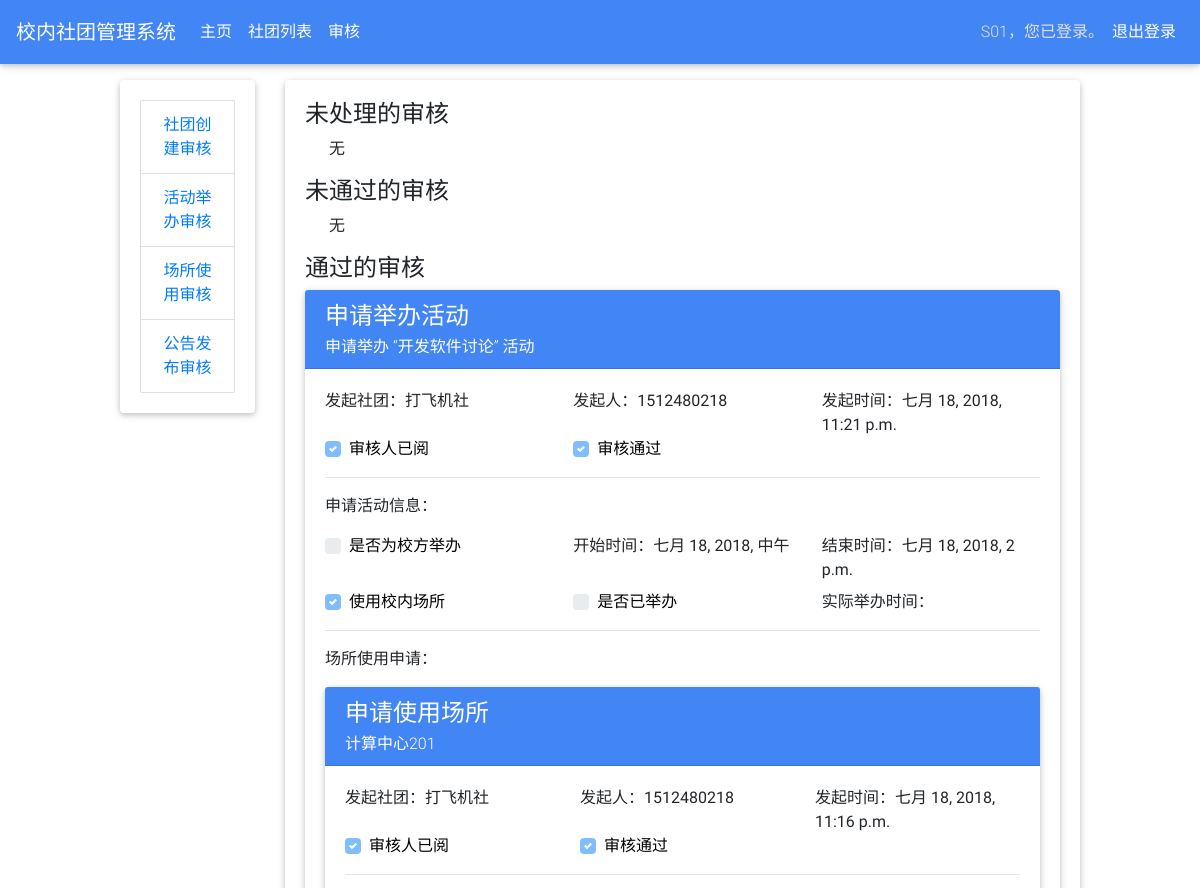
The page /staff/app/list/1/ (signed in, upper part) on the database as committed earlier.
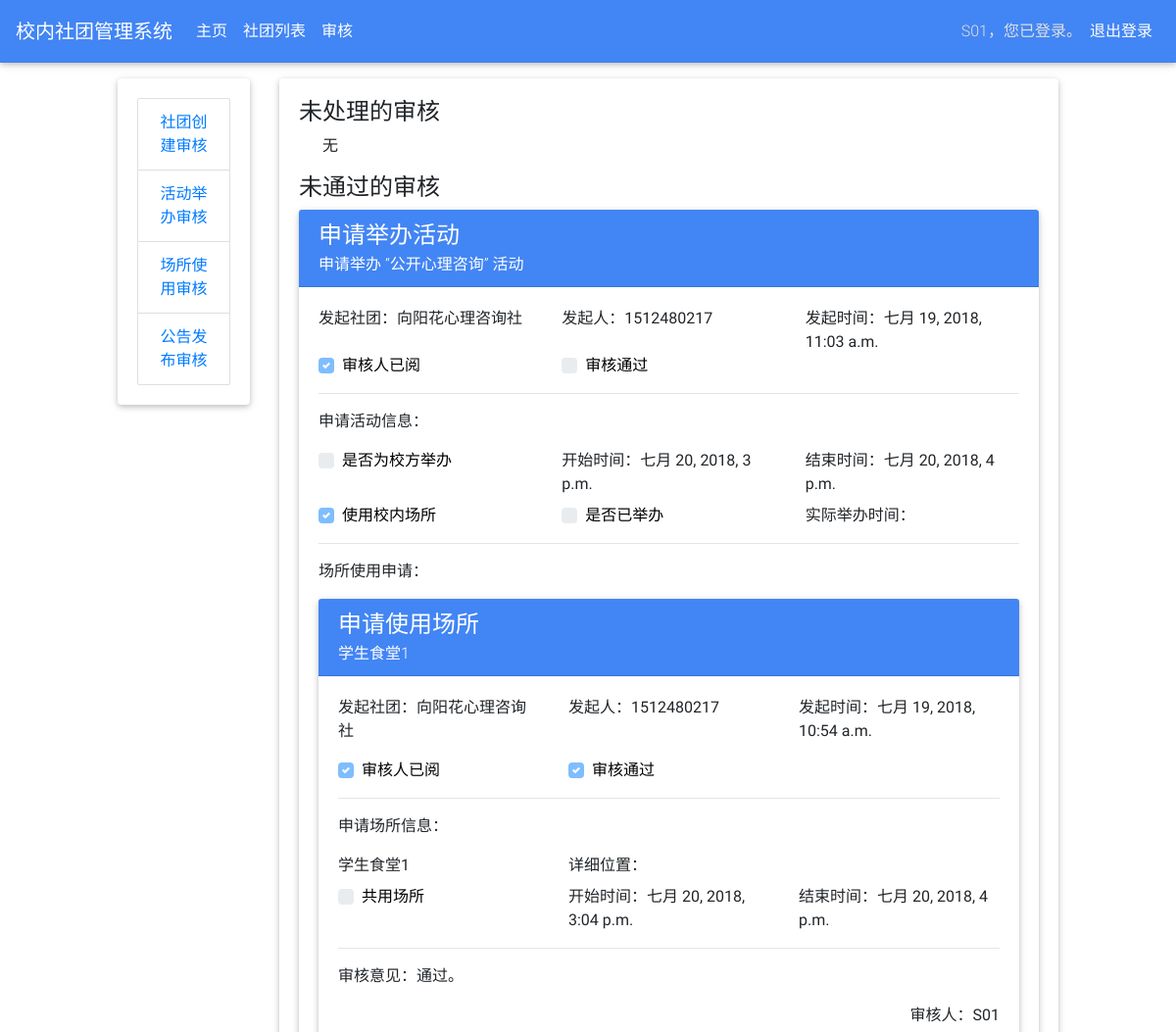
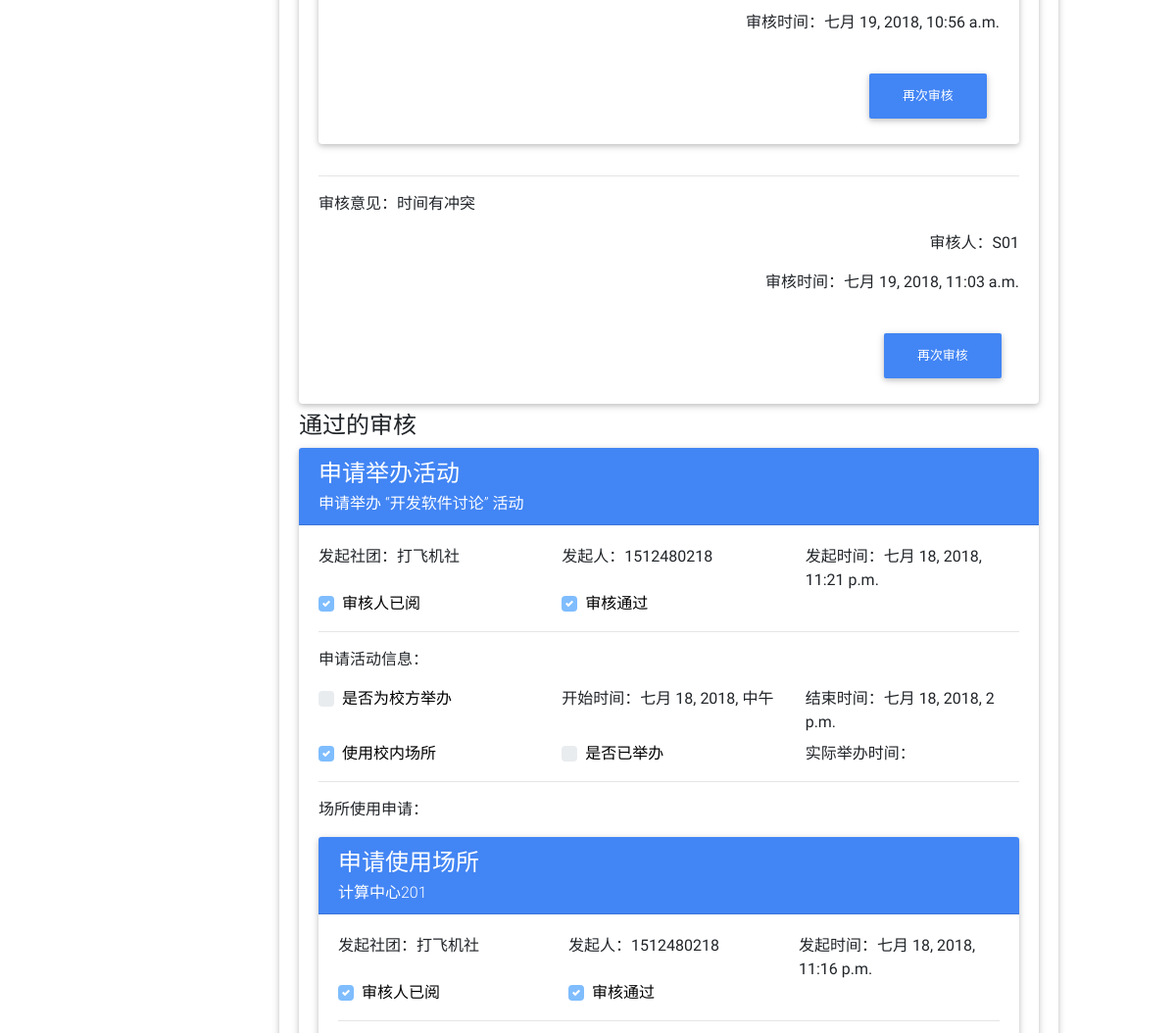
The same page on the database as committed later (2 pictures, top to bottom).
### AssocMgnt/models.py (models this page shows, shortened)
class ApplicationRecord(models.Model):
    APPLICATION_RESULTS = (
        (0, '待审核'),
        (1, '审核通过'),
        (2, '审核未通过'),
    )
    APPLICATION_NOTICED = (
        (False, '未阅'),
        (True, '已阅'),
    )
    class_name = 'ApplicationRecord'
    title = models.TextField(max_length=32, verbose_name='申请标题')
    content = models.TextField(verbose_name='申请内容')
    starterUser = models.ForeignKey(User, on_delete=DO_NOTHING, null=True, blank=True,
                                    related_name='%(app_label)s_%(class)s_starter_user',
                                    verbose_name='申请人')
    starterAssociation = models.ForeignKey(Association, on_delete=CASCADE, null=True, blank=True, default=None,
                                           verbose_name='申请社团')
    createTime = models.DateTimeField(auto_now_add=True, verbose_name='创建时间')
    result = models.IntegerField(choices=APPLICATION_RESULTS, default=0, verbose_name='审核结果')
    suggestion = models.TextField(verbose_name='审核意见', null=True, blank=True, default=None)
    reviewer = models.ForeignKey(User, on_delete=DO_NOTHING, related_name='%(app_label)s_%(class)s_reviewer',
                                 verbose_name='审核人', null=True, blank=True, default=None)
    reviewTime = models.DateTimeField(verbose_name='审核时间',
                                      auto_now=True, null=True, blank=True)
    noticed = models.BooleanField(default=False, null=False, verbose_name='学生已阅')
    class Meta:
        verbose_name = verbose_name_plural = '申请'
        abstract = True
    @property
    def app_type(self):
        types = [RegistrationApplication, EventApplication, LocationApplication, BulletinApplication]
        for i, t in enumerate(types):
            if isinstance(self, t):
                return i
        return -1

class EventApplication(ApplicationRecord):
    class_name = 'EventApplication'
    OFFICIAL_HOLDING = (
        (False, '非官方'),
        (True, '官方'),
    )
    HOLDING_STATUS = (
        (False, '未举办'),
        (True, '已举办'),
    )
    USING_LOCATION = (
        (False, '使用其他地点'),
        (True, '使用校内地点'),
    )
    name = models.TextField(default='', verbose_name='活动名称')
    official = models.BooleanField(choices=OFFICIAL_HOLDING, default=False, verbose_name='是否为校方举办')
    fromTime = models.DateTimeField(verbose_name='开始时间')
    toTime = models.DateTimeField(verbose_name='结束时间')
    confirmHeld = models.BooleanField(choices=HOLDING_STATUS, verbose_name='是否已举办', default=False)
    holdingTime = models.DateTimeField(verbose_name='实际举办时间', null=True, blank=True, default=None)
    useLocation = models.BooleanField(choices=USING_LOCATION, default=False, verbose_name='使用校内地点')
    locationApplication = models.ForeignKey('LocationApplication', on_delete=DO_NOTHING, null=True, blank=True,
                                            default=None,
                                            db_column='loc_app', related_name='loc_app', verbose_name='场所使用申请')
    class Meta:
        verbose_name = verbose_name_plural = '活动申请'
        db_table = 'event_app'

class Association(models.Model):
    name = models.TextField(max_length=128, null=False, verbose_name='社团名称')
    founder = models.ForeignKey(User, on_delete=CASCADE, db_column='founder', related_name='founder',
                                verbose_name='创立者')
    introduction = models.TextField(verbose_name='简介', blank=True)
    parent = models.ForeignKey('self', on_delete=DO_NOTHING, db_column='parent_assoc', related_name='parent_assoc',
                               verbose_name='父级社团', blank=True, null=True, default=None)
    created = models.BooleanField(verbose_name='是否已创建', default=False)
    createTime = models.DateTimeField(auto_now_add=True, verbose_name='创建时间', blank=True)
    credit = models.IntegerField(default=100, null=False, verbose_name='信用点数', blank=True)
    deletionMark = models.BooleanField(default=False, verbose_name='解散标记', blank=True)
    deletionReason = models.TextField(null=True, verbose_name='解散原因', blank=True)
    deletionTime = models.DateTimeField(null=True, verbose_name='解散倒计时', blank=True)
    class Meta:
        verbose_name = verbose_name_plural = '社团'
        db_table = 'association'

class User(AbstractUser):
    ROLE_FOUNDER = 0
    ROLE_STAFF = 1
    ROLE_ADMIN = 2
    ROLES = (
        (ROLE_FOUNDER, '社团创立者'),
        (ROLE_STAFF, '教务员工'),
        (ROLE_ADMIN, '系统管理员')
    )
    ROLES_TEXT = {
        0: 'founder',
        1: 'staff',
        2: 'admin',
    }
    uid = models.CharField(max_length=16, null=False, verbose_name='学号/员工号')
    realName = models.CharField(max_length=32, null=True, blank=True, verbose_name='真实姓名')
    role = models.IntegerField(choices=ROLES, default=0, verbose_name='角色')
    tel = models.CharField(max_length=48, null=True, blank=True, verbose_name='联系电话')
    createTime = models.DateTimeField(auto_now_add=True, verbose_name='注册时间')
    class Meta:
        verbose_name_plural = verbose_name = '用户'
        db_table = 'user'

class LocationApplication(ApplicationRecord):
    class_name = 'LocationApplication'
    LOCATION_SHARING = (
        (False, '独占'),
        (True, '共用'),
    )
    fromTime = models.DateTimeField(verbose_name='开始时间')
    toTime = models.DateTimeField(verbose_name='结束时间')
    location = models.ForeignKey(Location, on_delete=DO_NOTHING, db_column='location', related_name='location',
                                 verbose_name='地点')
    shareLocation = models.BooleanField(choices=LOCATION_SHARING, default=False, null=False, verbose_name='共用地点')
    class Meta:
        verbose_name = verbose_name_plural = '场所申请'
        db_table = 'location_app'

class Location(models.Model):
    name = models.TextField(verbose_name='地点名')
    where = models.TextField(max_length=128, verbose_name='具体位置', null=True, blank=True)
    class Meta:
        verbose_name_plural = verbose_name = '地点'
        db_table = 'location'
        ordering = ['-name']

### AssocMgnt/views/staff_views.py (the view)
@require_role(User.ROLE_STAFF)
def app_list(req: WSGIRequest, app_type: int = 0):
    app_type = [RegistrationApplication, EventApplication, LocationApplication, BulletinApplication][app_type]
    app1_list = app_type.objects.filter(result=0).all()
    app2_list = app_type.objects.filter(result=2).all()
    app3_list = app_type.objects.filter(result=1).all()
    return render(req, 'staff/app_list.html',
                  {'app1_list': app1_list,
                   'app2_list': app2_list,
                   'app3_list': app3_list})

### AssocMgnt/views/__init__.py (called while the page is built)
@wraps(django_render)
def render(request, template_name, context):
    ctx = default_context(request)
    ctx.update(context)
    return django_render(request, template_name, context=ctx)

def default_context(request: WSGIRequest):
    return {'user': request.user,
            'params': request.content_params}

def require_role(role: int):
    def wrapper_outer(func):
        @wraps(func)
        def wrapper(request, *args, **kwargs):
            user = request.user
            if user.is_anonymous:
                return HttpResponseRedirect('/')
            if not user.is_active:
                return HttpResponseRedirect('/')
            if user.role != role:
                return HttpResponseRedirect('/')
            return func(request, *args, **kwargs)
        return wrapper
    return wrapper_outer

### templates/staff/app_list.html
{% extends "level1_staff.html" %}
{% block side %}
  <div class="list-group">
    <a href="/staff/app/list/0/" class="list-group-item waves-effect">社团创建审核</a>
    <a href="/staff/app/list/1/" class="list-group-item waves-effect">活动举办审核</a>
    <a href="/staff/app/list/2/" class="list-group-item waves-effect">场所使用审核</a>
    <a href="/staff/app/list/3/" class="list-group-item waves-effect">公告发布审核</a>
  </div>
{% endblock %}
{% block main %}
  <div class="row">
    <div class="col-12"><h4 class="text-left mb-2">未处理的审核</h4></div>
    {% for app1 in app1_list %}
      <div class="col-12">
        {% include "models/app_include.html" with app=app1 %}
      </div>
    {% empty %}
      <div class="col-12">
        <p class="text-left ml-4">无</p>
      </div>
    {% endfor %}
    <div class="col-12"><h4 class="text-left mb-2">未通过的审核</h4></div>
    {% for app2 in app2_list %}
      <div class="col-12">
        {% include "models/app_include.html" with app=app2 %}
      </div>
    {% empty %}
      <div class="col-12">
        <p class="text-left ml-4">无</p>
      </div>
    {% endfor %}
    <div class="col-12"><h4 class="text-left mb-2">通过的审核</h4></div>
    {% for app3 in app3_list %}
      <div class="col-12">
        {% include "models/app_include.html" with app=app3 %}
      </div>
    {% empty %}
      <div class="col-12">
        <p class="text-left ml-4">无</p>
      </div>
    {% endfor %}
  </div>
{% endblock %}

### templates/models/app_event.html (shortened to what this page needs)
{% extends "models/app.html" %}
{% block additional %}
  <div class="col-12">
    <hr>
    <p class="text-left">申请活动信息：</p>
  </div>
  <div class="col-4 text-left">
    <div class="custom-control custom-checkbox">
      <label class="custom-control-label black-text" for="cb3">是否为校方举办</label>
    </div>
  </div>
  <div class="col-4 text-left">开始时间：{{ app.fromTime|default:'' }}</div>
  <div class="col-4 text-left">结束时间：{{ app.toTime|default:'' }}</div>
  <div class="col-4 text-left mt-2">
    <div class="custom-control custom-checkbox">
      <label class="custom-control-label black-text" for="cb5">使用校内场所</label>
    </div>
  </div>
  <div class="col-4 text-left mt-2">
    <div class="custom-control custom-checkbox">
      <label class="custom-control-label black-text" for="cb4">是否已举办</label>
    </div>
  </div>
  <div class="col-4 text-left mt-2">实际举办时间：{{ app.holdingTime|default:'' }}</div>
  {% if app.useLocation %}
    <div class="col-12 mb-2">
      <hr>
      <p class="text-left">场所使用申请：</p>
      {% include "models/app_location.html" with app=app.locationApplication %}
    </div>
  {% endif %}
{% endblock %}

### templates/models/app.html (shortened to what this page needs)
<div class="card mb-2">
  <div class="card-header white-text primary-color">
    <h4 class="card-title text-left font-weight-light">{{ app.title|default:'' }}</h4>
    <h6 class="card-subtitle text-left white-text font-weight-light">{{ app.content|default:'' }}</h6>
  </div>
  <div class="card-body">
    <div class="row">
      <div class="col-4 text-left mb-3">发起社团：{{ app.starterAssociation.name|default:'' }}</div>
      <div class="col-4 text-left">发起人：{{ app.starterUser.uid|default:'' }}</div>
      <div class="col-4 text-left">发起时间：{{ app.createTime|default:'' }}</div>
      <div class="col-4 text-left">
        <div class="custom-control custom-checkbox">
          <label class="custom-control-label black-text" for="cb0">审核人已阅</label>
        </div>
      </div>
      <div class="col-4 text-left">
        <div class="custom-control custom-checkbox">
          <label class="custom-control-label black-text" for="cb1">审核通过</label>
        </div>
      </div>
      <div class="col-4 text-left"></div>
      {% block additional %}
      {% endblock %}
      {% if app.result != 0 %}
        <div class="col-12 text-left">
          <hr>
          <p>审核意见：{{ app.suggestion }}{% if app.suggestion is None %}{% lorem %}{% endif %}</p>
          <p class="text-right">审核人：{{ app.reviewer.uid|default:'' }}</p>
          <p class="text-right">审核时间：{{ app.reviewTime|default:'2018-7-17 09:53:27' }}</p>
        </div>
      {% elif request.user.role == 0 %}
        <div class="col-12 text-left">
          <hr>
          <p class="mb-0">申请还在审核中，请过一段时间再登录。</p>
        </div>
      {% endif %}
      {% if request.user.role == 1 and not details %}
        <div class="col-9"></div>
        <div class="col-3">
          <a href="/staff/app/{{ app.id }}?type={{ app.app_type }}"
             class="btn btn-primary btn-rounded mt-4">
            {% if app.result == 0 %}
              进行审核
            {% else %}
              再次审核
            {% endif %}
          </a>
        </div>
      {% endif %}
      </div>
    </div>
  </div>

### templates/models/app_location.html (shortened to what this page needs)
{% extends "models/app.html" %}
{% block additional %}
  <div class="col-12">
    <hr>
    <p class="text-left">申请场所信息：</p>
    {% include "models/location.html" with location=app.location %}
  </div>
  <div class="col-4 text-left mt-2">
    <div class="custom-control custom-checkbox">
      <label class="custom-control-label black-text" for="cb2">共用场所</label>
    </div>
  </div>
  <div class="col-4 text-left mt-2">开始时间：{{ app.fromTime|default:'2018-7-17 10:05:17' }}</div>
  <div class="col-4 text-left mt-2">结束时间：{{ app.toTime|default:'2018-7-17 10:05:17' }}</div>
{% endblock %}

### templates/models/location.html
<div class="row">
  <div class="col-4 text-left">{{ location.name|default:'' }}</div>
  <div class="col-8 text-left">详细位置：{{ location.where|default:'' }}</div>
</div>

Rows that differ between the two databases and show on the page:
added EventApplication: title "申请举办活动", content "申请举办 “公开心理咨询” 活动", starterAssociation.name "向阳花心理咨询社", starterUser.uid "1512480217", createTime "七月 19, 2018, 11:03 a.m.", fromTime "七月 20, 2018, 3 p.m.", toTime "七月 20, 2018, 4 p.m.", suggestion "时间有冲突", reviewer.uid "S01", reviewTime "七月 19, 2018, 11:03 a.m.", shown under "未通过的审核"
added LocationApplication: title "申请使用场所", content "学生食堂1", starterAssociation.name "向阳花心理咨询社", starterUser.uid "1512480217", createTime "七月 19, 2018, 10:54 a.m.", fromTime "七月 20, 2018, 3:04 p.m.", toTime "七月 20, 2018, 4 p.m.", suggestion "通过。", reviewer.uid "S01", reviewTime "七月 19, 2018, 10:56 a.m."
now on this page (row unchanged): Location: name "学生食堂1"
Other text that changed with them:
text no longer shown: "无"
